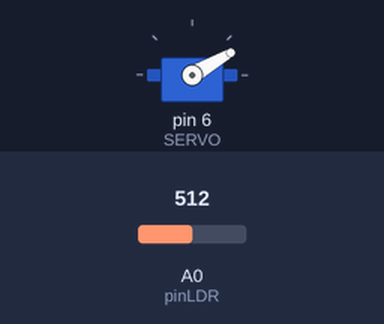
A sketch run on a simulated Arduino Uno, built with avr-gcc and run on an emulated ATmega328P. On the bench: servo. The test bench sets the inputs (shaded band); at power-on: A0 (pinLDR) = 512.

Above: at 3.9 s.
4.3 s: A0 (pinLDR) set to 303
7.3 s: A0 (pinLDR) set to 274
At 7.6 s:
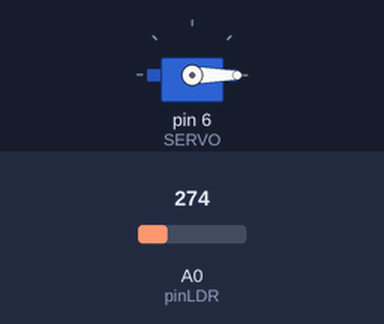
8.8 s: A0 (pinLDR) set to 300
At 9.3 s:
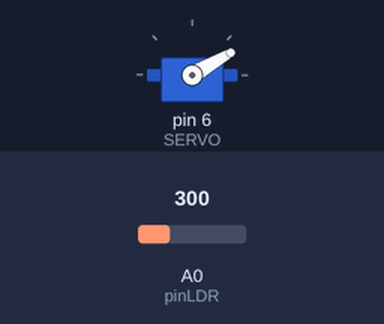
11.8 s: A0 (pinLDR) set to 280
At 12.1 s:
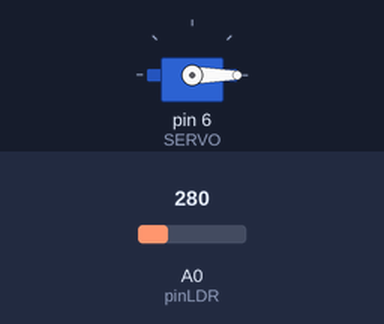
Timing chart, 0 to 14.3 s (numbered marks = the images above; inputs shaded):
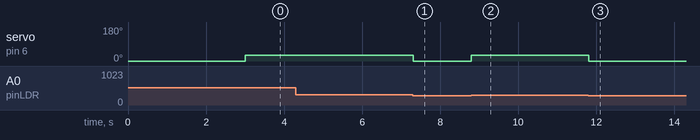

Measured:
- the behaviour switches between 291 and 290 on A0 (pinLDR) (found by bisection; images 0 and 1)
- after the input at 7.3 s, servo on pin 6 (SERVO): 30° → 0° at once
- after the input at 8.8 s, servo on pin 6 (SERVO): 0° → 30° at once
- after the input at 11.8 s, servo on pin 6 (SERVO): 30° → 0° at once

The sketch:

dino.ino
```cpp
#include <Servo.h>

#define SERVO 6
#define threshold 290
#define pinLDR A0

Servo s;

void setup()
{
  pinMode(pinLDR, INPUT);

  s.attach(SERVO);
  s.write(0);
  delay(3000);
}
void loop()
{
  // delay(1);
  if (analogRead(pinLDR) > threshold)
  {
    s.write(30);
    delay(100);
    s.write(0);
  }
}
```
